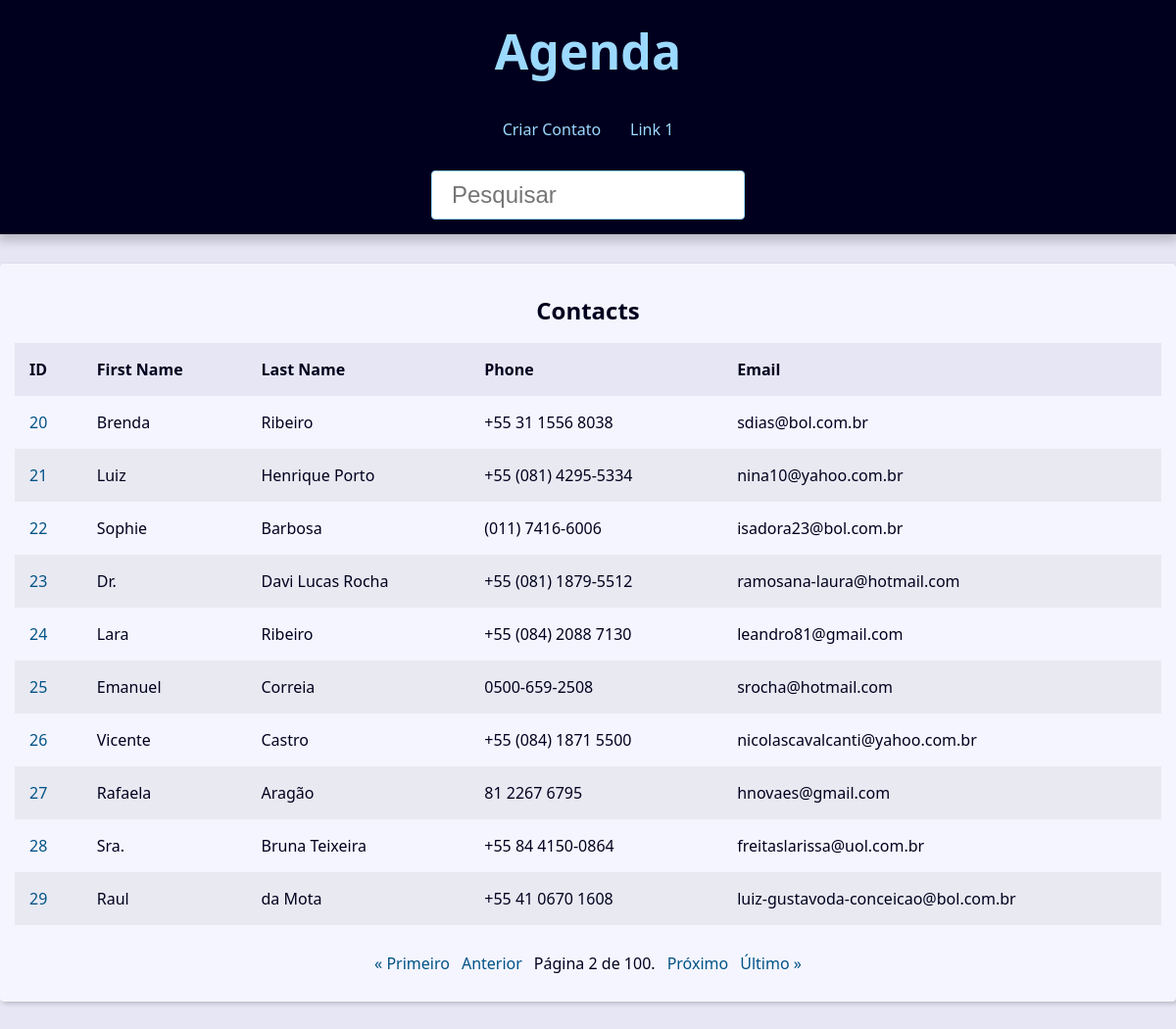
The page /?page=2&q= on the database its author committed.
### contact/models.py (models this page shows, shortened)
class Contact(models.Model):
    class Meta:
        verbose_name='Contact'
        verbose_name_plural='Contacts'
    first_name = models.CharField(max_length=50)
    last_name = models.CharField(max_length=50)
    phone = models.CharField(max_length=50)
    email = models.EmailField(max_length=254)
    created_date = models.DateTimeField(default=timezone.now)
    description = models.TextField(blank=True)
    show = models.BooleanField(default=True)
    picture = models.ImageField(blank=True, upload_to='pictures/%Y/%m/')
    category = models.ForeignKey(
        Category,
        on_delete=models.SET_NULL,
        blank=True,
        null=True
    )
    owner = models.ForeignKey(
        User,
        on_delete=models.SET_NULL,
        blank=True,
        null=True
    )

### contact/views/contact_views.py (the view)
# urls.py: path('', views.index, name="index"),
def index(request):
    contacts = Contact.objects.filter(show=True)
    paginator = Paginator(contacts, 10)
    page_number = request.GET.get("page")
    page_obj = paginator.get_page(page_number)
    context = {
        'page_obj': page_obj,
        'site_title': 'Contatos - ',
    }
    return render(request, 'contact/index.html', context)

### contact/templates/contact/index.html
{% extends 'global/base.html' %}
{% block content %}
{% if page_obj %}
    <div class="responsive-table">
        <table class="contacts-table">
            <caption class="table-caption">
                Contacts
            </caption>
            <thead>
                <tr class="table-row table-row-header">
                    <th class="table-header">ID</th>
                    <th class="table-header">First Name</th>
                    <th class="table-header">Last Name</th>
                    <th class="table-header">Phone</th>
                    <th class="table-header">Email</th>
                </tr>
            </thead>
            <tbody>
                {% for c in page_obj %}
                    <tr class="table-row">
                        <td class="table-cel">
                            <a href="{% url 'contact:contact' c.id %}" class="table-link">
                                {{c.id}}
                            </a>
                        </td>
                        <td class="table-cel">{{c.first_name}}</td>
                        <td class="table-cel">{{c.last_name}}</td>
                        <td class="table-cel">{{c.phone}}</td>
                        <td class="table-cel">{{c.email}}</td>
                    </tr>
                {% endfor %}
            </tbody>
        </table>
    </div>
{% else %}
<div class="single-contact">
    <h1 class="single-contact-name">
        Nenhum contato encontrado
    </h1>
</div>
{% endif %}
{% endblock content %}

### base_static/global/css/style.css (style rules this page uses)
:root { --spacing: 1.5rem; --link-dark-color: rgb(0, 83, 134); --link-light-color: rgb(156, 217, 255); --clr-white: rgb(245, 245, 255); --clr-black: rgb(0, 0, 30); --clr-light-gray: rgb(230, 230, 245); --clr-dark-shadow-5: rgba(0, 0, 10, 5%); --clr-dark-shadow-10: rgba(0, 0, 10, 10%); --clr-dark-shadow-20: rgba(0, 0, 10, 20%); --clr-light-shadow-5: rgba(200, 200, 255, 5%); --clr-light-shadow-10: rgba(200, 200, 255, 10%); --clr-light-shadow-20: rgba(200, 200, 255, 20%); --main-page-width: 120rem; --table-min-width: 60rem; --biggest-font-size: 5rem; --bigger-font-size: 4rem; --big-font-size: 3.2rem; --medium-font-size: 2.4rem; --small-font-size: 1.6rem; --smaller-font-size: 1.4rem; --smallest-font-size: 1.2rem; --transition-fast: 300ms; --transition-medium: 600ms; --transition-slow: 1s; --default-border-radius: 4px; }
*, *::before, *::after { margin: 0; padding: 0; box-sizing: border-box; }
html { font-size: 62.5%; }
body { font-family: system-ui, -apple-system, BlinkMacSystemFont, 'Segoe UI', Roboto, Oxygen, Ubuntu, Cantarell, 'Open Sans', 'Helvetica Neue', sans-serif; line-height: 1.5; font-size: var(--small-font-size); color: var(--clr-black); -webkit-font-smoothing: antialiased; background: var(--clr-light-gray); }
.responsive-table { width: 100%; overflow-x: auto; }
.contacts-table { width: 100%; min-width: var(--table-min-width); border-collapse: collapse; }
.table-caption { font-size: var(--medium-font-size); font-weight: bold; padding: var(--spacing); }
.table-row { text-align: left; text-overflow: ellipsis; transition: background-color var(--transition-fast) ease-in-out; }
.table-row:nth-of-type(2n) { background: var(--clr-dark-shadow-5); }
.table-row-header { background: var(--clr-light-gray); color: var(--clr-black); }
.table-cel, .table-header { padding: var(--spacing); }
.table-link { color: var(--link-dark-color); transition: color var(--transition-fast) ease-in-out; text-decoration: none; }

### rows shown on the page
Contact: id "20", first_name "Brenda", last_name "Ribeiro", phone "+55 31 1556 8038", email "sdias@bol.com.br"
Contact: id "21", first_name "Luiz", last_name "Henrique Porto", phone "+55 (081) 4295-5334", email "nina10@yahoo.com.br"
Contact: id "22", first_name "Sophie", last_name "Barbosa", phone "(011) 7416-6006", email "isadora23@bol.com.br"
Contact: id "23", first_name "Dr.", last_name "Davi Lucas Rocha", phone "+55 (081) 1879-5512", email "ramosana-laura@hotmail.com"
Contact: id "24", first_name "Lara", last_name "Ribeiro", phone "+55 (084) 2088 7130", email "leandro81@gmail.com"
Contact: id "25", first_name "Emanuel", last_name "Correia", phone "0500-659-2508", email "srocha@hotmail.com"
Contact: id "26", first_name "Vicente", last_name "Castro", phone "+55 (084) 1871 5500", email "nicolascavalcanti@yahoo.com.br"
Contact: id "27", first_name "Rafaela", last_name "Aragão", phone "81 2267 6795", email "hnovaes@gmail.com"
Contact: id "28", first_name "Sra.", last_name "Bruna Teixeira", phone "+55 84 4150-0864", email "freitaslarissa@uol.com.br"
Contact: id "29", first_name "Raul", last_name "da Mota", phone "+55 41 0670 1608", email "luiz-gustavoda-conceicao@bol.com.br"

### other values the page prints
{{ page_obj.number }} "2"
{{ page_obj.paginator.num_pages }} "100"
